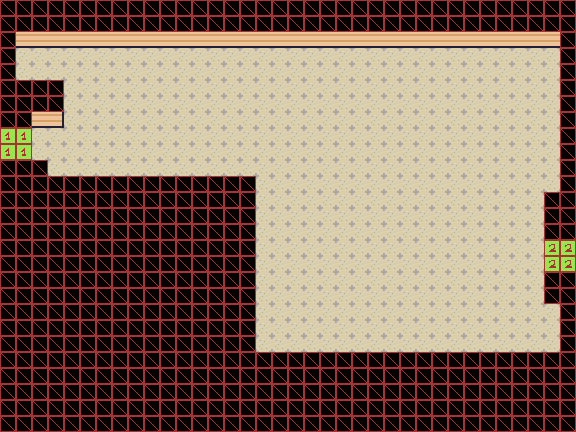

A 2D game scene composited from a Tiled map and its tileset images. What follows is a short description and the map's XML, with each tile layer's data collapsed to a summary:
An orthogonal 36x27 tile map with 16x16 px tiles, 4 tile layers (Background, Collision, Hotspot, Event), 4 tilesets.

<map version="1.10" tiledversion="1.10.2" orientation="orthogonal" renderorder="right-down" width="36" height="27" tilewidth="16" tileheight="16" infinite="0" nextlayerid="8" nextobjectid="1">
 <tileset firstgid="1" source="FLOOR2.tsx" />
 <tileset firstgid="127" source="COLLISION.tsx" />
 <tileset firstgid="128" source="HOTSPOT.tsx" />
 <tileset firstgid="144" source="EVENT.tsx" />
 <layer id="1" name="Background" width="36" height="27">
  <data>[972 cells, 972 non-empty, 40 distinct tile ids]</data>
 </layer>
 <layer id="4" name="Collision" width="36" height="27">
  <data>[972 cells, 466 non-empty, 1 distinct tile ids]</data>
 </layer>
 <layer id="6" name="Hotspot" width="36" height="27">
  <data>[972 cells, 0 non-empty, 0 distinct tile ids]</data>
 </layer>
 <layer id="7" name="Event" width="36" height="27">
  <data>[972 cells, 9 non-empty, 3 distinct tile ids]</data>
 </layer>
</map>